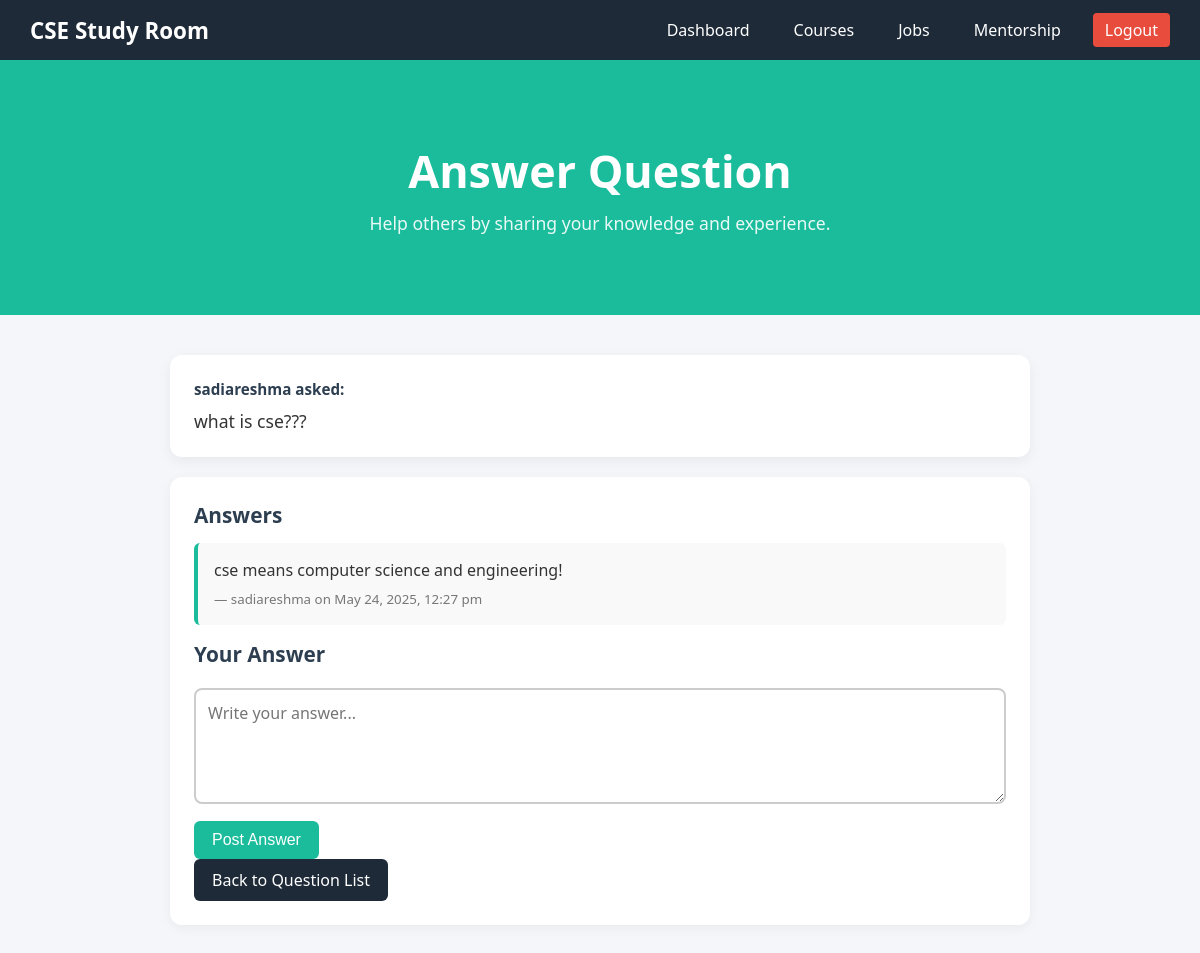
The page /questions/answer_question.php?id=4 (signed in) on the database its author committed.
### tables this page shows
CREATE TABLE `questions` (
  `id` int(11) NOT NULL,
  `user_id` int(11) NOT NULL,
  `question` text NOT NULL,
  `created_at` timestamp NOT NULL DEFAULT current_timestamp()
);

CREATE TABLE `users` (
  `id` int(11) NOT NULL,
  `email` varchar(255) NOT NULL,
  `username` varchar(100) NOT NULL,
  `password` varchar(255) NOT NULL,
  `created_at` timestamp NOT NULL DEFAULT current_timestamp(),
  `role` varchar(50) NOT NULL
);

CREATE TABLE `answers` (
  `id` int(11) NOT NULL,
  `question_id` int(11) NOT NULL,
  `user_id` int(11) NOT NULL,
  `answer` text NOT NULL,
  `created_at` timestamp NOT NULL DEFAULT current_timestamp()
);

### questions/answer_question.php (the view, shortened to what this page needs)
<?php
include('../db.php');
$question_id = isset($_GET['id']) ? (int) $_GET['id'] : 0;
$stmt = $conn->prepare("
  SELECT q.question, u.username
  FROM questions q
  JOIN users u ON q.user_id = u.id
  WHERE q.id = ?
");
$stmt->execute([$question_id]);
$question = $stmt->fetch(PDO::FETCH_ASSOC);
$answers = $conn->prepare("
  SELECT a.answer, a.created_at, u.username
  FROM answers a
  JOIN users u ON a.user_id = u.id
  WHERE a.question_id = ?
  ORDER BY a.created_at ASC
");
$answers->execute([$question_id]);
$answerList = $answers->fetchAll(PDO::FETCH_ASSOC);
?>
<!DOCTYPE html>
<html lang="en">
<head>
  <link rel="stylesheet" href="../assets/css/questions.css">
</head>
<body>
<nav class="nav">
  <div class="nav__brand">CSE Study Room</div>
  <ul class="nav__links">
    <li><a href="../pages/dashboard.php">Dashboard</a></li>
    <li><a href="../pages/courses.php">Courses</a></li>
    <li><a href="../pages/jobs.php">Jobs</a></li>
    <li><a href="../pages/mentorship.php">Mentorship</a></li>
    <li><a href="../auth/logout.php" class="nav__logout">Logout</a></li>
  </ul>
</nav>
<section class="hero">
  <h1 class="hero-title">Answer Question</h1>
  <p class="hero-subtitle">Help others by sharing your knowledge and experience.</p>
</section>
<div class="container">
  <div class="question-item">
    <div class="meta"><strong><?= htmlspecialchars($question['username']) ?></strong> asked:</div>
    <div class="text"><?= nl2br(htmlspecialchars($question['question'])) ?></div>
  </div>
  <div class="answers-section">
    <h3>Answers</h3>
    <?php if ($answerList): ?>
      <?php foreach ($answerList as $a): ?>
        <div class="answer-item">
          <p><?= nl2br(htmlspecialchars($a['answer'])) ?></p>
          <small>— <?= htmlspecialchars($a['username']) ?> on <?= date('M j, Y, g:i a', strtotime($a['created_at'])) ?></small>
        </div>
      <?php endforeach; ?>
    <?php else: ?>
      <p><em>No answers yet. Be the first to respond!</em></p>
    <?php endif; ?>
    <h3>Your Answer</h3>
    <form method="POST">
      <textarea name="answer" rows="4" placeholder="Write your answer..." required></textarea>
      <button type="submit" class="btn">Post Answer</button>
    </form>
    <div class="section">
      <a href="questions_list.php" class="btn">Back to Question List</a>
    </div>
  </div>
</div>
</body>
</html>

### style/questions.css (style rules this page uses)
* { margin: 0; padding: 0; box-sizing: border-box; }
body { font-family: 'Segoe UI', Tahoma, Geneva, Verdana, sans-serif; background-color: #f4f6f9; color: #333; }
.nav { background-color: #1e2a38; padding: 0 30px; height: 60px; display: flex; align-items: center; justify-content: space-between; }
.nav__brand { font-size: 1.4rem; font-weight: bold; color: #fff; }
.nav__links { list-style: none; display: flex; gap: 20px; }
.nav__links a { color: #fff; text-decoration: none; padding: 6px 12px; border-radius: 4px; transition: background 0.3s, color 0.3s; }
.nav__logout { background: #e74c3c; }
.hero { background: #1abc9c; color: white; padding: 80px 20px; text-align: center; }
.hero-title { font-size: 2.8rem; margin-bottom: 10px; }
.hero-subtitle { font-size: 1.1rem; max-width: 700px; margin: 0 auto; opacity: 0.9; }
.container { max-width: 900px; margin: 40px auto; padding: 0 20px; }
.question-item { background: #fff; padding: 24px; border-radius: 12px; box-shadow: 0 4px 14px rgba(0, 0, 0, 0.06); margin-bottom: 20px; }
.question-item .meta { font-size: 0.95rem; font-weight: bold; color: #2c3e50; margin-bottom: 10px; }
.question-item .text { font-size: 1.1rem; color: #333; }
.answers-section { background: #fff; padding: 24px; border-radius: 12px; box-shadow: 0 3px 12px rgba(0, 0, 0, 0.05); margin-bottom: 40px; }
.answers-section h3 { margin-bottom: 14px; font-size: 1.3rem; color: #2c3e50; }
.answer-item { background: #f9f9f9; border-left: 4px solid #1abc9c; padding: 16px; margin-bottom: 15px; border-radius: 6px; }
.answer-item p { font-size: 1rem; margin-bottom: 6px; }
.answer-item small { color: #777; }
.answers-section form { margin-top: 20px; }
.answers-section textarea { width: 100%; padding: 12px; border: 2px solid #ccc; border-radius: 8px; resize: vertical; font-size: 1rem; font-family: inherit; transition: border 0.3s; }
.answers-section button.btn { background: #1abc9c; color: white; padding: 10px 18px; border: none; border-radius: 6px; font-size: 1rem; margin-top: 12px; cursor: pointer; transition: background 0.3s; }
.section .btn { display: inline-block; background: #1e2a38; color: white; padding: 10px 18px; border-radius: 6px; text-decoration: none; transition: background 0.3s; }

### rows shown on the page
questions: user.username "sadiareshma", question "what is cse???"
answers: answer "cse means computer science and engineering!", user.username "sadiareshma", created_at "May 24, 2025, 12:27 pm"
